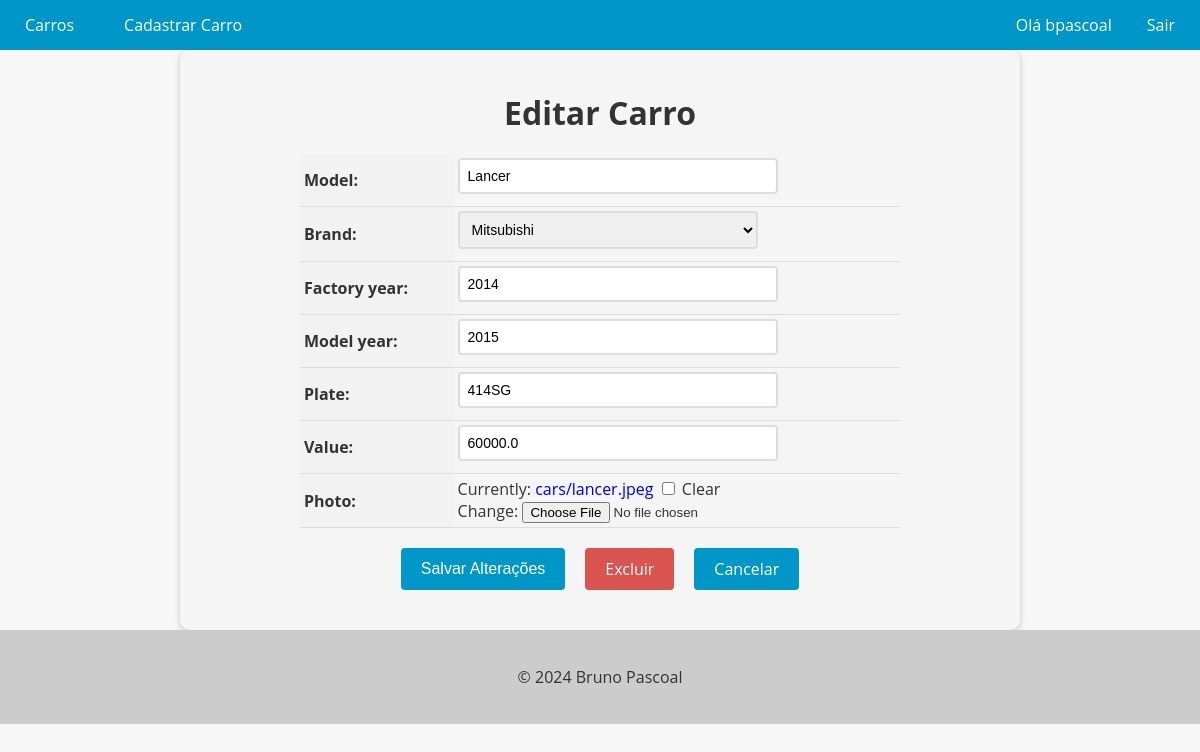
Page /car/8/update/ (signed in) on the earlier database version.
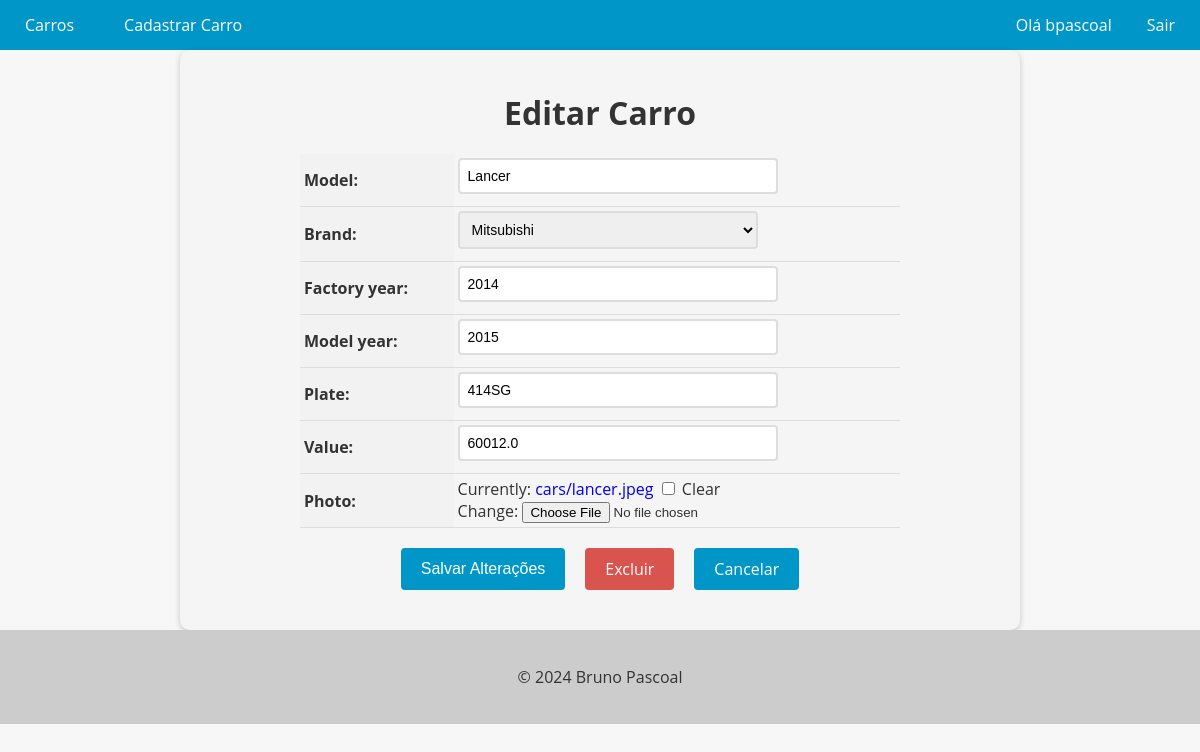
Same page on the later database version.
### cars/models.py (models this page shows, shortened)
class Car(models.Model):
    id = models.AutoField(primary_key=True)
    model = models.CharField(max_length=200)
    brand = models.ForeignKey(Brand, on_delete=models.PROTECT, related_name="car_brand")
    factory_year = models.IntegerField(blank=True, null=True)
    model_year = models.IntegerField(blank=True, null=True)
    plate = models.CharField(max_length=10, blank=True, null=True)
    value = models.FloatField(blank=True, null=True)
    photo = models.ImageField(upload_to="cars/", blank=True, null=True)

### cars/views.py (the view, shortened to what this page needs)
# urls.py: path('car/<int:pk>/update/', CarUpdateView.as_view(), name="car_update"),
@method_decorator(login_required(login_url='login'), name='dispatch')
class CarUpdateView(UpdateView):
    model = Car
    form_class = CarModelForm
    template_name = 'car_update.html'

### cars/forms.py (shortened to what this page needs)
class CarModelForm(forms.ModelForm):
    class Meta:
        model = Car
        fields = "__all__"

### cars/models.py (called while the page is built)
    def __str__(self):
        return self.name

### cars/templates/car_update.html (shortened to what this page needs)
{% extends "base.html" %} {% block content %}
<form method="post" enctype="multipart/form-data">
  <h1>Editar Carro</h1>
  <table>
    {{ form.as_table }}
  </table>
  <div>
    <div class="buttons-container">
      <input type="submit" value="Salvar Alterações" class="btn btn-primary" />
      <a href="{% url 'car_delete' pk=object.pk %}" class="btn btn-danger"
        >Excluir
      </a>
      <a href="{% url 'cars_list' %}" class="btn btn-secondary">Cancelar</a>
    </div>
  </div>
</form>
{% endblock %}

Differences in the rows shown:
changed Car "Lancer": value "60000.0" → "60012.0"
